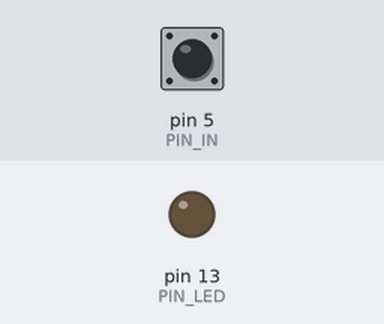
Simulated run of this sketch. Board: Arduino Uno, built with avr-gcc and run on an emulated ATmega328P. On the bench: output pins drawn as LEDs (lit = HIGH). The inputs (shaded band) are chosen by the test bench; at power-on: pin 5 (PIN_IN) HIGH.

Above: at 1.2 s.
1.3 s: pin 5 (PIN_IN) pulled LOW for 0.15 s
At 1.6 s:
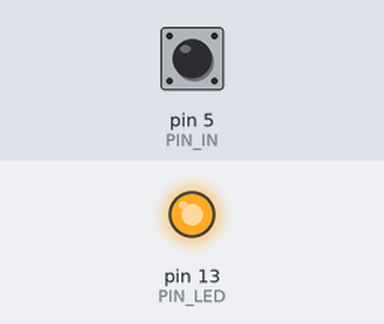
2.9 s: pin 5 (PIN_IN) pulled LOW for 1 s
At 4.0 s:
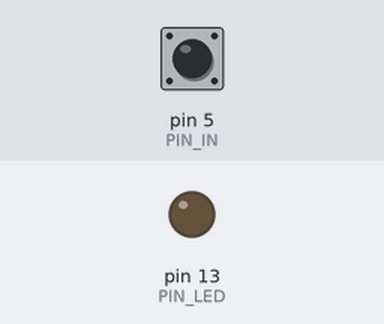
5.4 s: pin 5 (PIN_IN) pulled LOW for 3.2 s
At 5.9 s:
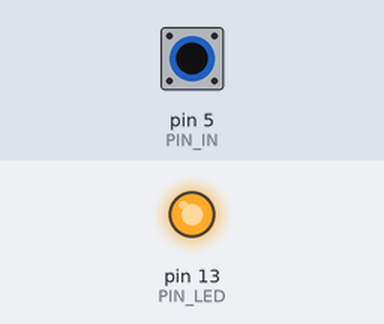
Timing chart, 0 to 8.4 s (numbered marks = the images above; inputs shaded):
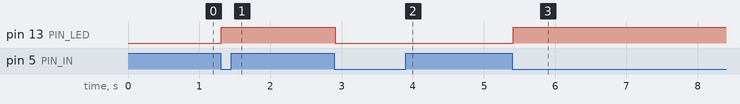

Measured:
- after the input at 1.3 s, pin 13 (PIN_LED): LOW → HIGH at once
- after the input at 2.9 s, pin 13 (PIN_LED): HIGH → LOW at once
- after the input at 5.4 s, pin 13 (PIN_LED): LOW → HIGH at once

The sketch:

Monk-PA-Ch6-Pullups-Debounce.ino
```cpp
#include <Bounce2.h>

const int PIN_IN = 5;
const int PIN_LED = 13;

int ledValue;
Bounce bouncer = Bounce();

void setup() {
  pinMode(PIN_LED, OUTPUT);
  pinMode(PIN_IN, INPUT_PULLUP);
  ledValue = LOW;
  bouncer.attach(PIN_IN);
}

void loop() {
  // OLD CODE, illustrating bouncing issues...
//  float switchOpen = digitalRead(PIN_IN);
//  if (!switchOpen) {
//    ledValue = !ledValue;
//    digitalWrite(PIN_LED, ledValue);
//  }

  // LOW is effectively the same as !switchOpen, above
  if (bouncer.update() && bouncer.read() == LOW) {
    ledValue = !ledValue;
    digitalWrite(PIN_LED, ledValue);
  }
}
```
